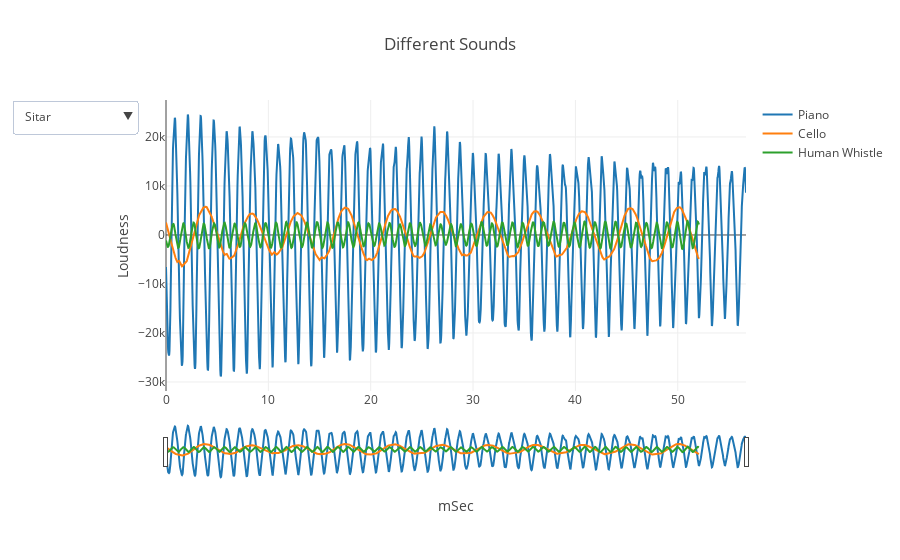

The cell this chart's notebook holds for it:
### Markdown cell above
### A Closer Look

### Code cell
def get_music_df(filepath, START=0, LENGTH=2500):
    sample_rate, music  = wavfile.read(filepath)
    chan1,  chan2  = zip(*music)
    df = pd.Series(chan1[START:START+LENGTH])
    df = pd.DataFrame(df, columns=["Loudness"])
    time = []
    for i in range(len(df)):
        t = (i / sample_rate) * 1000
        time.append(t)
    df["Milliseconds"] = time
    return df

instruments = ("Sitar", "Cello A3", "Human Whistle")

piano = get_music_df('sounds/wav/g_piano.wav', START=10000)
cello = get_music_df('sounds/wav/cello_pluck/single/a3.wav', START=85000)
whistle = get_music_df('sounds/wav/whistle.wav', START=80000)

plotly_data = []
for sound, df in (("Piano", piano),
              ("Cello", cello),
              ("Human Whistle", whistle)):
    trace = go.Scatter(x=list(df.Milliseconds),
                       y=list(df.Loudness),
                       name=sound)
    plotly_data.append(trace)


buttons = []
for i, instrument in enumerate(instruments):
    visibility = [i==j for j in range(len(instruments))]
    button = dict(
                 label =  instrument,
                 method = 'update',
                 args = [{'visible': visibility},
                     {'title': instrument }])
    buttons.append(button)

updatemenus = list([
    dict(
         buttons=buttons
    )
])

layout = dict(title='Different Sounds', 
              updatemenus=updatemenus,
                xaxis=dict(
                    title='mSec',
                    rangeselector=dict(
                        buttons=list([
                            dict(step='all'),
                        ])
                    ),
                    rangeslider=dict(),
                ),
                yaxis=dict(title='Loudness')
             )

fig = dict(data=plotly_data, layout=layout)
iplot(fig)

### Figure 1 — Plotly figure (JSON) as saved in the notebook; plotly's stock layout.template omitted (floating-point values rounded to 4 significant figures; data arrays with more than 128 entries replaced by an {"elided": "..."} marker saying what was removed)
{"data": [{"name": "Piano", "type": "scatter", "x": {"elided": "2500 float values"}, "y": {"elided": "2500 int values"}}, {"name": "Cello", "type": "scatter", "x": {"elided": "2500 float values"}, "y": {"elided": "2500 int values"}}, {"name": "Human Whistle", "type": "scatter", "x": {"elided": "2500 float values"}, "y": {"elided": "2500 int values"}}], "layout": {"title": "Different Sounds", "updatemenus": [{"buttons": [{"args": [{"visible": [true, false, false]}, {"title": "Sitar"}], "label": "Sitar", "method": "update"}, {"args": [{"visible": [false, true, false]}, {"title": "Cello A3"}], "label": "Cello A3", "method": "update"}, {"args": [{"visible": [false, false, true]}, {"title": "Human Whistle"}], "label": "Human Whistle", "method": "update"}]}], "xaxis": {"rangeselector": {"buttons": [{"step": "all"}]}, "rangeslider": {}, "title": "mSec"}, "yaxis": {"title": "Loudness"}}}
